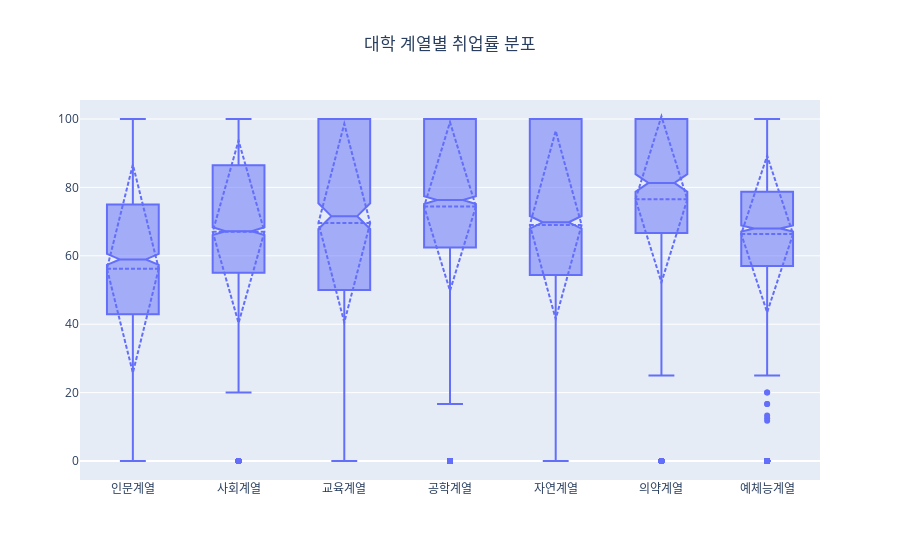

The cell this chart's notebook holds for it:
### Code cell
fig = go.Figure()
fig.add_trace(go.Box(
    x = df_취업률['대계열'], y = df_취업률['취업률_계'], 
    ## boxmean과 notched 설정
    boxmean = 'sd', notched = True))

fig.update_layout(title = dict(text = '대학 계열별 취업률 분포', x = 0.5)) 

fig.show()    

fig.write_image('D:\\R\\git\\datavisualization\\plotly\\RnPy\\chap3\\fig\\vector\\3-12.pdf')

### Figure 1 — Plotly figure (JSON) as saved in the notebook; plotly's stock layout.template omitted (floating-point values rounded to 4 significant figures; data arrays with more than 128 entries replaced by an {"elided": "..."} marker saying what was removed)
{"data": [{"boxmean": "sd", "notched": true, "type": "box", "x": {"elided": "9406 str values"}, "y": {"elided": "9406 float values"}}], "layout": {"title": {"text": "대학 계열별 취업률 분포", "x": 0.5}}}
